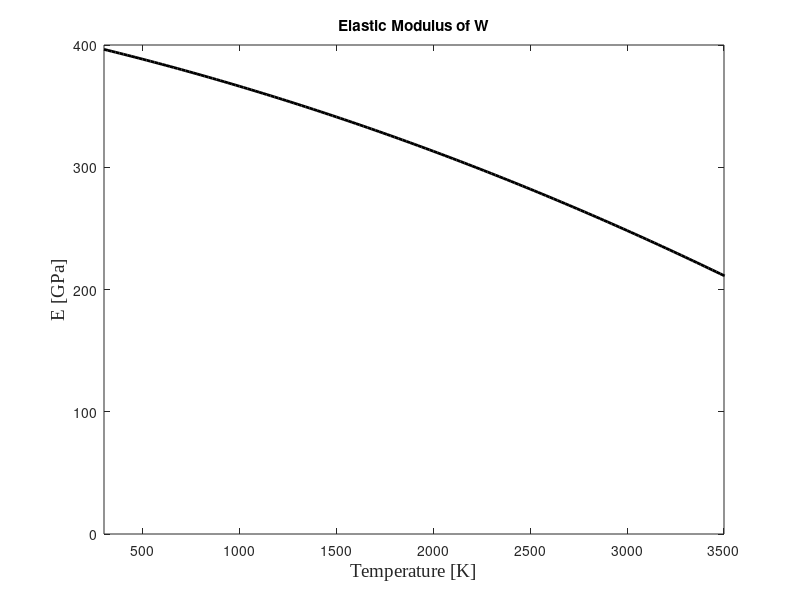

Here is the MATLAB script that generated this plot: (Note: this script raises an error after producing the figure.)

fsize=14;
T=300:20:6000;
n=size(T,2);
E=zeros(n,1);

Young=@(T) 4.0761e11-3.5521e7*T-5.871e3*T.^2;

for i=1:n
E(i)=Young(T(i))*1e-9;
end

figure( 'Name', 'W Thermal Conductivity' );
plot(T,E,'k','LineWidth',2)
xlabel('Temperature [K]','FontName','Times New Roman','FontSize',fsize)
ylabel('E [GPa]','FontSize',fsize,'FontName', 'Times New Roman')
xlim([300 3500])
ylim([0 400])
title('Elastic Modulus of W')
ax = gca;
ax.FontSize = fsize; 
hold off